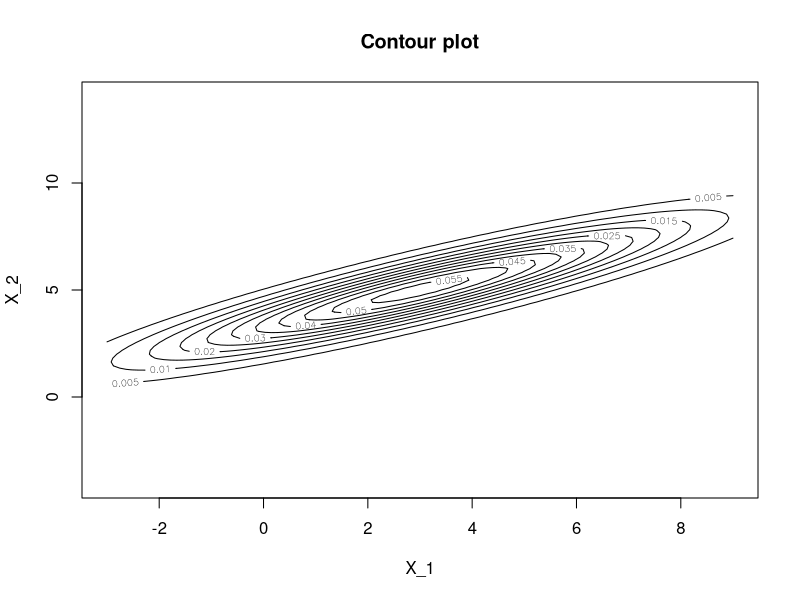
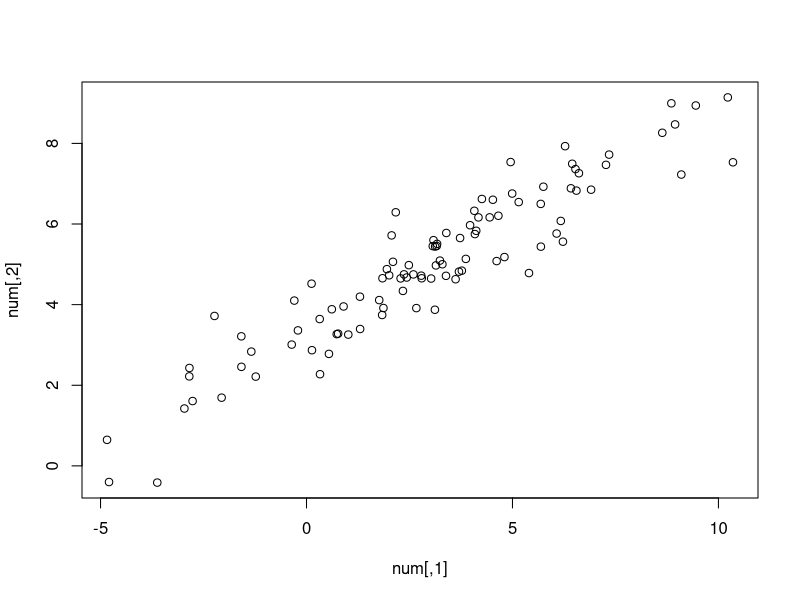
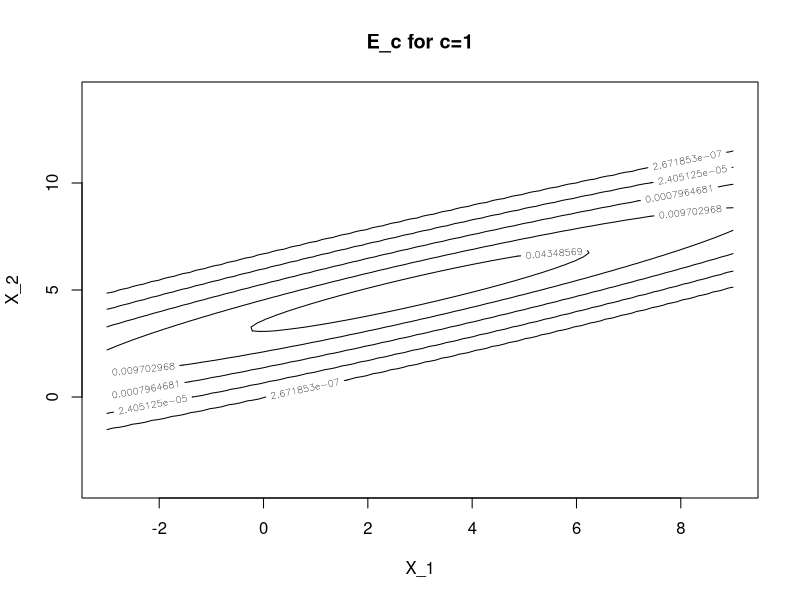

Generate these figures, in order, with R:
# MA 554 Applied Multivariate Analysis Fall 2019
# Author: Yuchen Dong
# Homework 1 Problem 4

library(MASS)
library(mvtnorm)
library(graphics)

set.seed(100) # Fix a random seed

mu = c(3,5)
var1 = 10
var2 = 4
corr12 = 0.9
Sigma = matrix(c(var1, sqrt(var1)*corr12*sqrt(var2),sqrt(var1)*corr12*sqrt(var2), var2), nrow=2 ,ncol=2)

# Generate the contour plot
D = det(Sigma)
x = seq(-3,9,length.out=100) # mu+/-3*sigma
y = seq(-4,14,length.out=100)
grids <- expand.grid(x,y)
f = dmvnorm(grids, mu, Sigma, log=FALSE)
z = matrix(f,100,100)
contour(x,y,z, main ='Contour plot',xlab='X_1', ylab='X_2')

# Generate 100 numbers of multivariate normal distribution
num = mvrnorm(n = 100, mu, Sigma)
plot(num)

# Sample mean
xbar = colMeans(num)
xbar

# Sample covariance matrix
S =var(num)
S

# Sketch the equidistance set given by the sample Mahalanobis distance
c = c(1,2,3,4,5);
level = exp(-c^2/2)/(2*pi*sqrt(det(S)));
x = seq(-3,9,length.out=100) # mu+/-3*sigma
y = seq(-4,14,length.out=100)
grids <- expand.grid(x,y)
f_new = dmvnorm(grids, xbar, S, log=FALSE)
z_new = matrix(f_new,100,100)
contour(x,y,z_new,xlim=c(-3,9), ylim=c(-4,14), main ='E_c for c=1',xlab='X_1', ylab='X_2', levels= level)

# Method 2: Use mahalanobis function to compute the Mahalanobis distance
# z = matrix(mahalanobis(grids, xbar, S, inverted = FALSE),100,100) 
